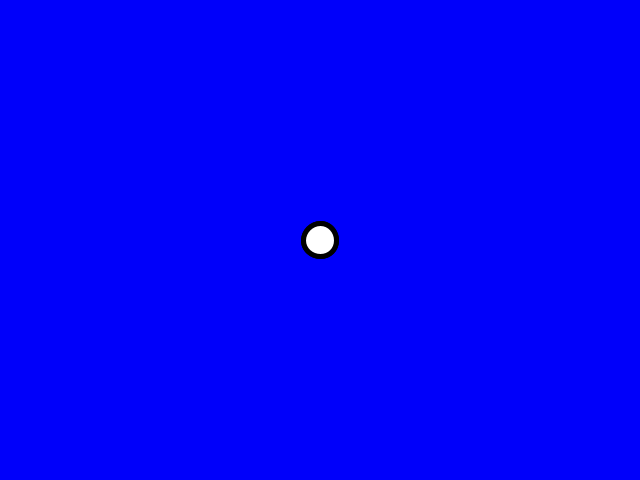
Frame 1 (no input)
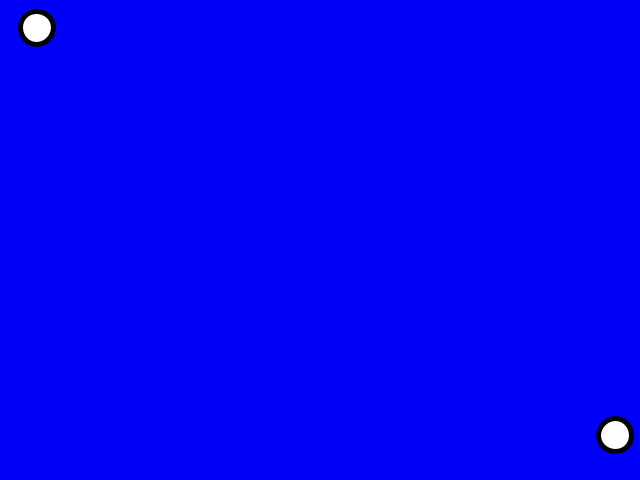
Frame 60 (the mouse pressed at the canvas centre just before this capture)
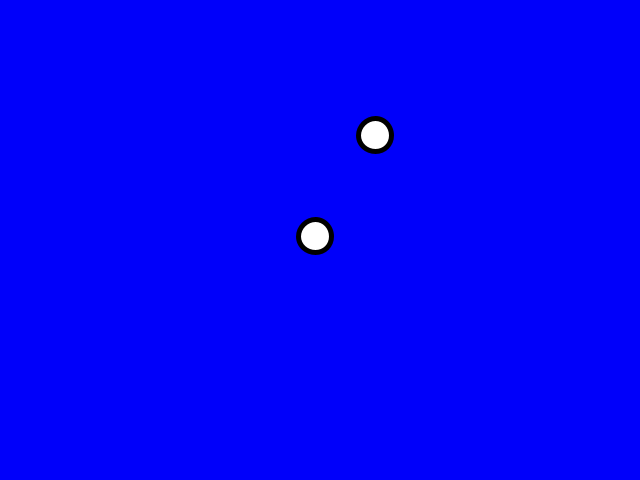
Frame 120 (the mouse held since frame 60 and released just before this capture)

The Processing sketch that drew these frames (run headless with seeded random() and noise(); from frame 60 on, the mouse is pressed at the canvas centre):

// Processing sketch: CTAssignment4
// ── CTAssignment4.pde
PVector vMouseCoordinates, vHunterCoordinates, vBouncerCoordinates;
PVector vBouncerSpeed;
float bouncerSpeed = 5;
float chaserSpeed = 6;

void setup()
{
  size(640, 480);
  strokeWeight(5); 
  vHunterCoordinates = new PVector (width/2, height/2);
  vBouncerCoordinates = new PVector (width/2, height/2);
  vBouncerSpeed = new PVector (bouncerSpeed, bouncerSpeed);
}

void draw() {
  background(0, 0, 250);
  
  vMouseCoordinates = new PVector(mouseX - vHunterCoordinates.x, mouseY - vHunterCoordinates.y);
  
  ellipse(vHunterCoordinates.x, vHunterCoordinates.y, 33, 33);
  ellipse(vBouncerCoordinates.x, vBouncerCoordinates.y, 33, 33);
  
  if(vBouncerCoordinates.x < 0 || vBouncerCoordinates.x > width) {
    vBouncerSpeed.x = vBouncerSpeed.x * -1;
  }
  if(vBouncerCoordinates.y < 0 || vBouncerCoordinates.y > height) {
    vBouncerSpeed.y = vBouncerSpeed.y * -1;
  }
  
  vMouseCoordinates.normalize();
  vMouseCoordinates.mult(chaserSpeed);
  vHunterCoordinates.add(vMouseCoordinates);
  
  vBouncerCoordinates.add(vBouncerSpeed);
}
